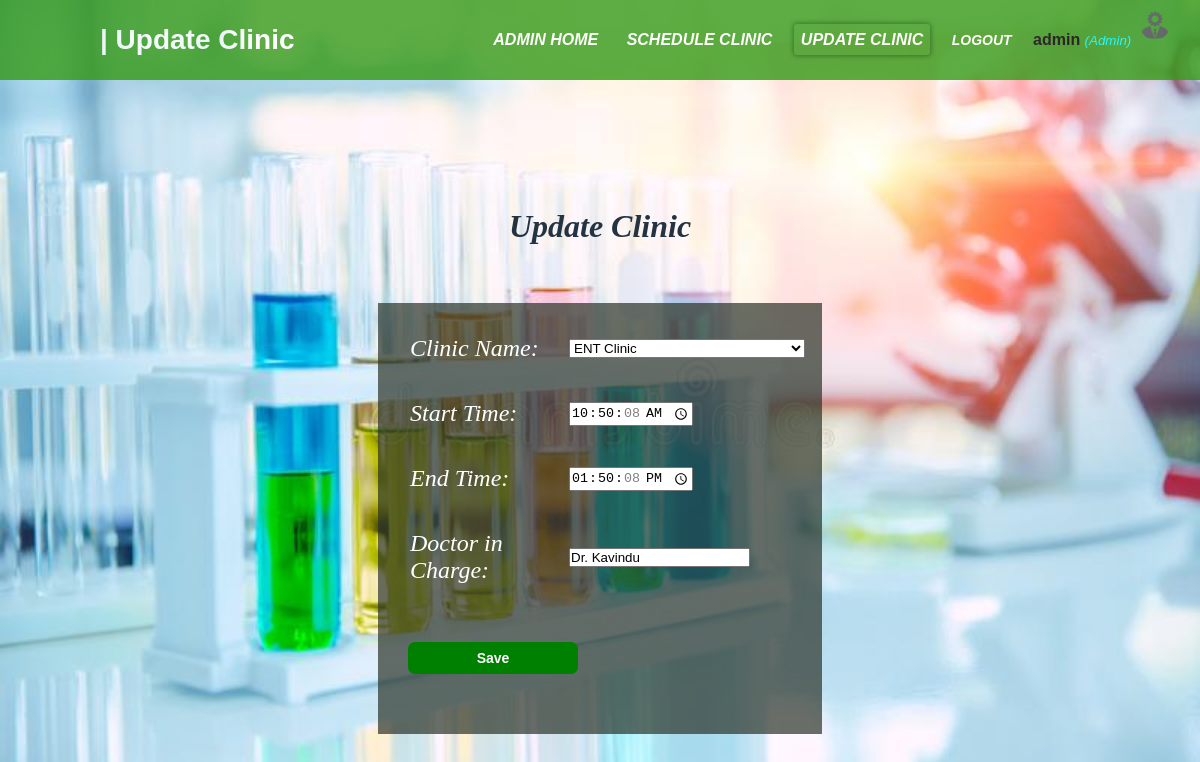
The page /admin/update_item.php?edit=1 (signed in) on the database its author committed.
### tables this page shows
CREATE TABLE IF NOT EXISTS `scheduleclinic` (
  `clinicid` int NOT NULL AUTO_INCREMENT,
  `clinicname` varchar(50) NOT NULL,
  `date` date NOT NULL,
  `starttime` time NOT NULL,
  `endtime` time NOT NULL,
  `doctorincharge` varchar(50) NOT NULL,
  PRIMARY KEY (`clinicid`)
);

### admin/update_item.php (the view, shortened to what this page needs)
<?php include('functions.php');
	$clinicid = $clinicname = $date = $starttime = $endtime = $doctorincharge = '';
	$edit = false;
if (isset($_GET['edit'])) {
  $clinicid = $_GET['edit'];
  $edit = true;
  $rec = mysqli_query($db, "SELECT * FROM scheduleclinic WHERE clinicid = $clinicid");
  $record = mysqli_fetch_array($rec);
	$clinicname = $record['clinicname'];
	$starttime = $record['starttime'];
	$endtime = $record['endtime'];
	$doctorincharge = $record['doctorincharge'];
  }
?>
<!DOCTYPE html>
<html>
<head>
	<link rel="stylesheet" type="text/css" href="/pis/css/admin/add_item.css">
	<link rel="stylesheet" type="text/css" href="/pis/css/all.css">
</head>
<body>
	<nav>
	    <label id="title">| Update Clinic</label>
      <ul>
        <li><a href="admin_home.php">Admin Home</a></li>
        <li><a href="add_item.php">Schedule Clinic</a></li>
        <li><a class="active" href="user_list.php">Update Clinic</a></li>
        <li><a href="/pis/index.php?logout='1' "style="font-size:14px;" id="logout">logout</a></li>
        <li>
     		<?php  if (isset($_SESSION['user'])) : ?>
                <strong><?php echo $_SESSION['user']['user_type']; ?></strong>
                <small>
                    <i  style="color: cyan;">(<?php echo ucfirst($_SESSION['user']['user_name']); ?>)</i>
                    <img src="/pis/images/18.png" class="profile_info">
                 </small>
            <?php endif ?>
 		</li>
      </ul>
    </nav>
		<h1 id="head">Update Clinic</h1>
	<div class="container">
		<form id="reg" method="post" action="update_item.php">
			<table border="0">
				<tr>
					<td>
						<label>Clinic Name: </label><br><br><br>
					</td>
					<td>
						<select id="clinicname" name="clinicname" placeholder="Select a Clinic">
							<option value="<?php echo $clinicname; ?>"><?php echo $clinicname; ?></option>
							</select><br><br><br>
					</td>
				</tr>
				<tr>
					<td>
						<label>Start Time: </label><br><br><br>
					</td>
					<td>
						<input type="time" name="starttime"  value="<?php echo $starttime; ?>" id="starttime"><br><br><br>
					</td>
				</tr>
				<tr>
					<td>
						<label>End Time:</label><br><br><br>
					</td>
					<td>
						<input type="time" name="endtime"  value="<?php echo $endtime; ?>"id="endtime"><br><br><br>
					</td>
				</tr>
				<tr>
					<td>
						<label>Doctor in Charge: </label><br><br><br>
					</td>
					<td>
						<input type="text" name="doctorincharge"  value="<?php echo $doctorincharge; ?>" id="doctorincharge"><br><br><br>
					</td>
				</tr>
			</table>
			<?php if ($edit == true): ?>
				<button type="submit" name="save" value="Save" id="submit">Save</button>
			<?php else: ?>
				<button type="submit" name="update_item" value="Update" id="submit">Update</button>
			<?php endif ?>
		</form>
	</div>
	</body>
	</html>

### css/admin/add_item.css (style rules this page uses)
#title { color: white; font-size: 28px; line-height: 80px; padding: 0 100px; font-weight: bold; font-style: initial; font-family: 'poppins',sans-serif; }
* { padding: 0; margin: 0; text-decoration: none; list-style: none; box-sizing: border-box; }
nav { background:#359a16; height: 80px; width: 100%; opacity: .8; }
nav ul { float: right; margin-right: 20px; }
nav ul li { display: inline-block; line-height: 80px; margin: 0 5px; }
nav ul li a { color: white; font-size: 16px; padding: 7px; border-radius: 3px; text-transform: uppercase; font-weight: bold; font-style: italic; }
.active { transition: -5s; box-shadow: 0 0 5px #0e6105,0 0 5px #0e6105; color: white; }
#head { color: #243342; text-align: center; font-style: italic; padding: 28px; font-family: "Times New Roman"; margin-top: 100px; }
.container { width: 37%; margin: auto; background-color: rgba(44, 52, 40, 0.7); padding: 30px; margin-top: 30px; margin-bottom: 30px; padding-right: 15px; }
label { color: white; font-style: italic; font-size: 24px; font-family: "Times New Roman"; }
#submit { background-color: green; border-radius: 7px; width: 170px; margin: auto; border: none; padding: 8px; color: white; font-weight: bold; font-size: 14px; margin-top: 20px; margin-bottom: 30px; cursor: pointer; }

### css/all.css (style rules this page uses)
.profile_info { display: inline-block; width: 30px; height: 30px; margin: 5px; border-radius: 100%; }

### admin/update_item.php (style rules this page uses)
body { margin: 0; padding: 0; background-image: url('/pis/images/104.jpg'); background-size: cover; font-family: sans-serif; }

### rows shown on the page
scheduleclinic: clinicname "ENT Clinic", starttime "10:50:08", endtime "13:50:08", doctorincharge "Dr. Kavindu"

### other values the page prints
$_SESSION['user']['user_type'] "admin"
$_SESSION['user']['user_name'] "Admin"
